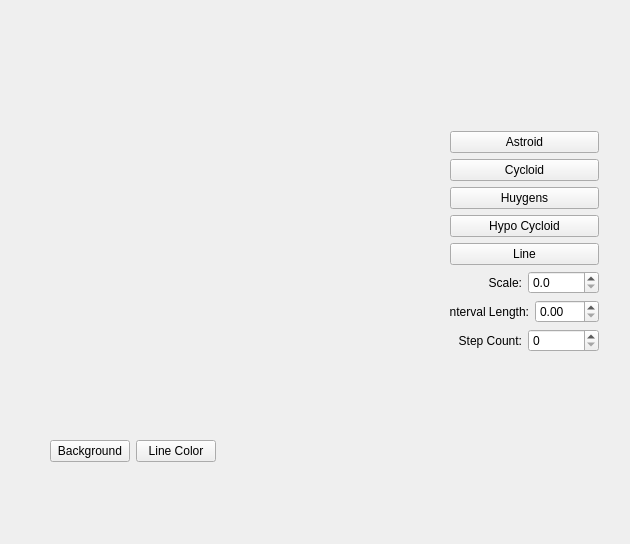
<?xml version="1.0" encoding="UTF-8"?>
<ui version="4.0">
 <class>MainWindow</class>
 <widget class="QMainWindow" name="MainWindow">
  <property name="geometry">
   <rect>
    <x>0</x>
    <y>0</y>
    <width>630</width>
    <height>544</height>
   </rect>
  </property>
  <property name="windowTitle">
   <string>MainWindow</string>
  </property>
  <widget class="QWidget" name="centralwidget">
   <widget class="QWidget" name="">
    <property name="geometry">
     <rect>
      <x>450</x>
      <y>131</y>
      <width>149</width>
      <height>224</height>
     </rect>
    </property>
    <layout class="QVBoxLayout" name="verticalLayout">
     <item>
      <widget class="QPushButton" name="btnAstroid">
       <property name="text">
        <string>Astroid</string>
       </property>
      </widget>
     </item>
     <item>
      <widget class="QPushButton" name="btnCycloid">
       <property name="text">
        <string>Cycloid</string>
       </property>
      </widget>
     </item>
     <item>
      <widget class="QPushButton" name="btnHuygens">
       <property name="text">
        <string>Huygens</string>
       </property>
      </widget>
     </item>
     <item>
      <widget class="QPushButton" name="btnHypo">
       <property name="text">
        <string>Hypo Cycloid</string>
       </property>
      </widget>
     </item>
     <item>
      <widget class="QPushButton" name="btnline">
       <property name="text">
        <string>Line</string>
       </property>
      </widget>
     </item>
     <item>
      <layout class="QHBoxLayout" name="horizontalLayout">
       <item>
        <widget class="QLabel" name="label">
         <property name="text">
          <string>Scale:</string>
         </property>
         <property name="alignment">
          <set>Qt::AlignRight|Qt::AlignTrailing|Qt::AlignVCenter</set>
         </property>
        </widget>
       </item>
       <item>
        <widget class="QDoubleSpinBox" name="spinScale">
         <property name="decimals">
          <number>1</number>
         </property>
         <property name="singleStep">
          <double>0.100000000000000</double>
         </property>
        </widget>
       </item>
      </layout>
     </item>
     <item>
      <layout class="QHBoxLayout" name="horizontalLayout_2">
       <item>
        <widget class="QLabel" name="label_2">
         <property name="text">
          <string>Interval Length:</string>
         </property>
         <property name="alignment">
          <set>Qt::AlignRight|Qt::AlignTrailing|Qt::AlignVCenter</set>
         </property>
        </widget>
       </item>
       <item>
        <widget class="QDoubleSpinBox" name="spinLenght">
         <property name="decimals">
          <number>2</number>
         </property>
         <property name="maximum">
          <double>100.000000000000000</double>
         </property>
         <property name="singleStep">
          <double>0.100000000000000</double>
         </property>
        </widget>
       </item>
      </layout>
     </item>
     <item>
      <layout class="QHBoxLayout" name="horizontalLayout_3">
       <item>
        <widget class="QLabel" name="label_3">
         <property name="text">
          <string>Step Count:</string>
         </property>
         <property name="alignment">
          <set>Qt::AlignRight|Qt::AlignTrailing|Qt::AlignVCenter</set>
         </property>
        </widget>
       </item>
       <item>
        <widget class="QSpinBox" name="spinStepCount">
         <property name="maximum">
          <number>512</number>
         </property>
         <property name="singleStep">
          <number>8</number>
         </property>
        </widget>
       </item>
      </layout>
     </item>
    </layout>
   </widget>
   <widget class="QWidget" name="">
    <property name="geometry">
     <rect>
      <x>50</x>
      <y>440</y>
      <width>311</width>
      <height>23</height>
     </rect>
    </property>
    <layout class="QHBoxLayout" name="horizontalLayout_4">
     <item>
      <widget class="QPushButton" name="btnBackground">
       <property name="text">
        <string>Background</string>
       </property>
      </widget>
     </item>
     <item>
      <widget class="QPushButton" name="btnLineColor">
       <property name="text">
        <string>Line Color</string>
       </property>
      </widget>
     </item>
     <item>
      <spacer name="horizontalSpacer">
       <property name="orientation">
        <enum>Qt::Horizontal</enum>
       </property>
       <property name="sizeHint" stdset="0">
        <size>
         <width>40</width>
         <height>20</height>
        </size>
       </property>
      </spacer>
     </item>
    </layout>
   </widget>
   <widget class="renderArea" name="renderarea" native="true">
    <property name="geometry">
     <rect>
      <x>51</x>
      <y>101</y>
      <width>311</width>
      <height>319</height>
     </rect>
    </property>
   </widget>
  </widget>
 </widget>
 <customwidgets>
  <customwidget>
   <class>renderArea</class>
   <extends>QWidget</extends>
   <header>renderarea.h</header>
   <container>1</container>
  </customwidget>
 </customwidgets>
 <resources/>
 <connections/>
</ui>
